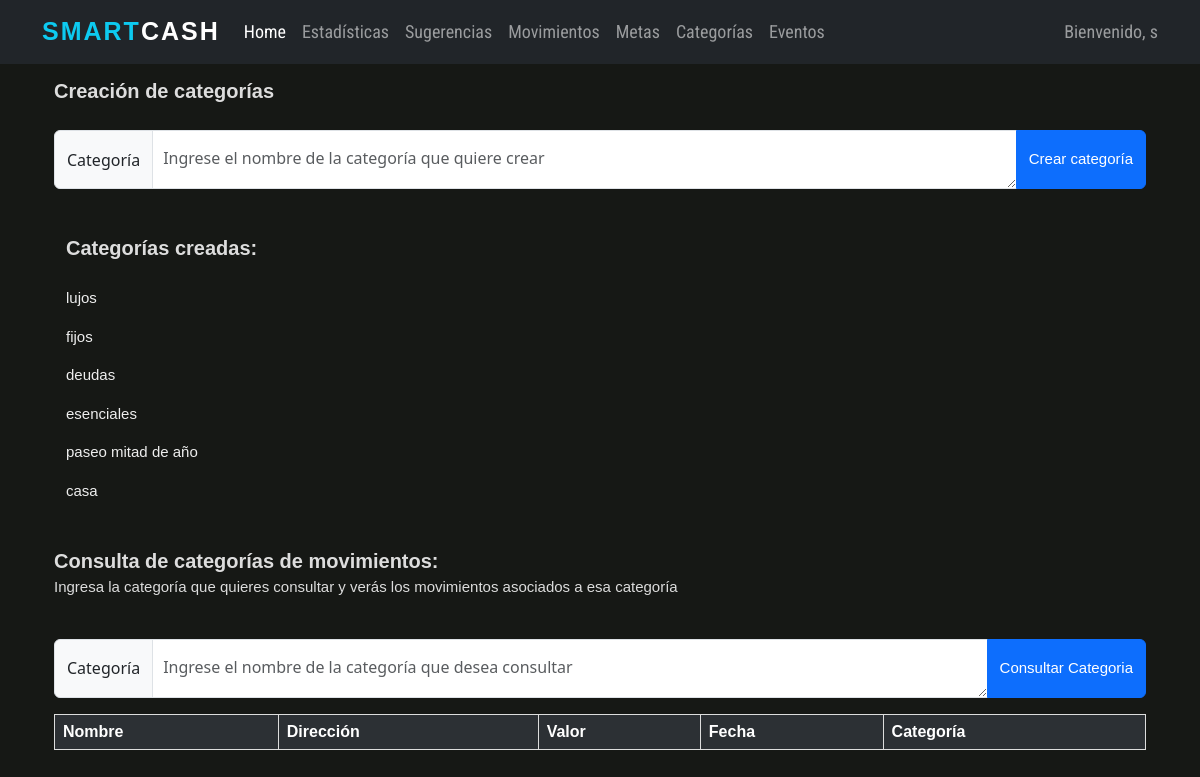
The app's page /categories/ (signed in) with its own data.
### wallet/models.py (models this page shows, shortened)
class Categoria(models.Model):
    nombre = models.CharField(max_length=50)
    usuario = models.ForeignKey(User, on_delete=models.CASCADE)

### wallet/views.py (the view)
# urls.py: path('categories/', wallet_views.categories, name='categories'),
def categories(request):
    created = None
    connection.current_user = request.user
    category = request.GET.get('category')
    category_to_create = request.GET.get('category_to_create')
    if category_to_create:
        created = connection.create_category(category_to_create, request.user)
    matches = mov.consult_category(category, request.user)
    user_categories = [category.nombre for category in connection.search_user_categories(request.user)]
    return render(request, 'registration/categories.html',
                  {'category': category, 'matches': matches, 'created': created, 'user_categories': user_categories})

### wallet/connection.py (called while the page is built)
def search_user_categories(user):
    user_categories = Categoria.objects.all().filter(usuario=user)
    return user_categories

### wallet/movements.py (called while the page is built)
def consult_category(category, user):
    if not category:
        return
    movements = connection.search_movement_category(category, user)
    return movements

### wallet/templates/registration/categories.html (shortened to what this page needs)
{% extends 'base.html' %}
{% load static %}
{% block content %}
<br><br><br>
<form action="">
    <div class="container">
        <div id="movimientos" class="form-text">Creación de categorías</div>
        <br>
        <form action="">
            <div class="input-group">
                <span class="input-group-text mb-3">Categoría</span>
                <textarea class="form-control mb-3" aria-label="With textarea"
                          placeholder="Ingrese el nombre de la categoría que quiere crear"
                          name="category_to_create"></textarea>
                <button type="submit" class="btn btn-primary mb-3">Crear categoría</button>
            </div>
            <div class="container">
                <br>
                <div id="movimientos" class="form-text">Categorías creadas:</div>
                <br>
                {% for category in user_categories %}
                <p id="categorias">{{ category }}</p>
                {% endfor %}
            </div>
        </form>
    </div>
    <br>
</form>
<form action="">
    <div class="container">
        <div id="movimientos" class="form-text">Consulta de categorías de movimientos:</div>
        <p id="Ingresa">Ingresa la categoría que quieres consultar y verás
            los movimientos asociados a esa categoría</p>
        <br>
        <form action="">
            <div class="input-group">
                <span class="input-group-text mb-3">Categoría</span>
                <textarea class="form-control mb-3" aria-label="With textarea"
                          placeholder="Ingrese el nombre de la categoría que desea consultar"
                          name="category"></textarea>
                <button type="submit" class="btn btn-primary mb-3"> Consultar Categoria</button>
            </div>
        </form>
        <table class="table table-striped table-dark">
            <tr>
                <th>Nombre</th>
                <th>Dirección</th>
                <th>Valor</th>
                <th>Fecha</th>
                <th>Categoría</th>
            </tr>
        </table>
    </div>
    <br>
</form>
{% endblock content %}

### smartcash/templates/base.html (shortened to what this page needs)
{% load static %}
<html lang="en">
<head>
    <link href="https://cdn.jsdelivr.net/npm/bootstrap@5.3.0-alpha1/dist/css/bootstrap.min.css" rel="stylesheet"
>
    <link rel="stylesheet" href="https://cdn.jsdelivr.net/npm/bootstrap-icons@1.7.2/font/bootstrap-icons.css">
    <link rel="stylesheet" type="text/css" href="{% static 'css/style.css' %}"/>
</head>
<body>
    <nav class="navbar navbar-expand-lg navbar-dark bg-dark fixed-top">
        <div class="container">
            <a href="{% url 'home' %}" class="navbar-brand"> <span class="text-info">Smart</span>Cash</a>
            <div class="collapse navbar-collapse" id="navbarText">
                <ul class="navbar-nav me-auto mb-2 mb-lg-0">
                    <li class="nav-item">
                        <a class="nav-link active" aria-current="page" href="{% url 'home' %}">Home</a>
                    </li>
                    <li class="nav-item">
                        <a class="nav-link" href="{% url 'statistics' %}">Estadísticas</a>
                    </li>
                    <li class="nav-item">
                        <a class="nav-link" href="{% url 'suggestions' %}">Sugerencias</a>
                    </li>
                    <li class="nav-item">
                        <a class="nav-link" href="{% url 'movements' %}">Movimientos</a>
                    </li>
                    <li class="nav-item">
                        <a class="nav-link" href="{% url 'goals' %}">Metas</a>
                    </li>
                    <li class="nav-item">
                        <a class="nav-link" href="{% url 'categories' %}">Categorías</a>
                    </li>
                    <li class="nav-item">
                        <a class="nav-link" href="{% url 'events' %}">Eventos</a>
                    </li>
                </ul>
                <span id="bienvenida" class="navbar-text">
					Bienvenido, {{ user.username }}
				</span>
            </div>
        </div>
</nav>
<div class="container">
    {% block content %}
    {% endblock content %}
</div>
</body>
</html>

### static/css/style.css (style rules this page uses)
#bienvenida { font-family: 'Roboto Condensed', sans-serif; font-size: 18px; }
#categorias { font-family:'Lucida Sans', 'Lucida Sans Regular', 'Lucida Grande', 'Lucida Sans Unicode', Geneva, Verdana, sans-serif; font-size: 15px; color: rgb(238, 238, 238); }
#Ingresa { font-family:'Lucida Sans', 'Lucida Sans Regular', 'Lucida Grande', 'Lucida Sans Unicode', Geneva, Verdana, sans-serif; font-size: 15px; color: rgb(220, 220, 220); }
#movimientos { font-family:'Lucida Sans', 'Lucida Sans Regular', 'Lucida Grande', 'Lucida Sans Unicode', Geneva, Verdana, sans-serif; color: rgb(221, 221, 221); font-weight: bold; font-size: 20px; }
table { border-collapse: collapse; width: 100%; }
td, th { border: 1px solid #dddddd; text-align: left; padding: 8px; color: white; }
th { font-family:'Lucida Sans', 'Lucida Sans Regular', 'Lucida Grande', 'Lucida Sans Unicode', Geneva, Verdana, sans-serif; }
.form-control { height: 59px; padding: 15px 10; box-sizing: border-box; }
.form-text { font-family: 'Roboto Condensed', sans-serif; color: white; }
.btn { font-family:'Lucida Sans', 'Lucida Sans Regular', 'Lucida Grande', 'Lucida Sans Unicode', Geneva, Verdana, sans-serif; font-size: 15px; }
p { font-family: 'Roboto Condensed', sans-serif; font-size: 17px; }
body { background: #161815; }
.navbar-nav a { font-family: 'Roboto Condensed', sans-serif; font-size: 18px; }
.navbar-dark .navbar-brand { font-family:'Franklin Gothic Medium', 'Arial Narrow', Arial, sans-serif; color: #fff; font-size: 25px; text-transform: uppercase; font-weight: bold; letter-spacing: 2px; }

### records on screen
Categoria: user_categories "lujos"
Categoria: user_categories "fijos"
Categoria: user_categories "deudas"
Categoria: user_categories "esenciales"
Categoria: user_categories "paseo mitad de año"
Categoria: user_categories "casa"

### other values on screen
{{ user.username }} "s"
